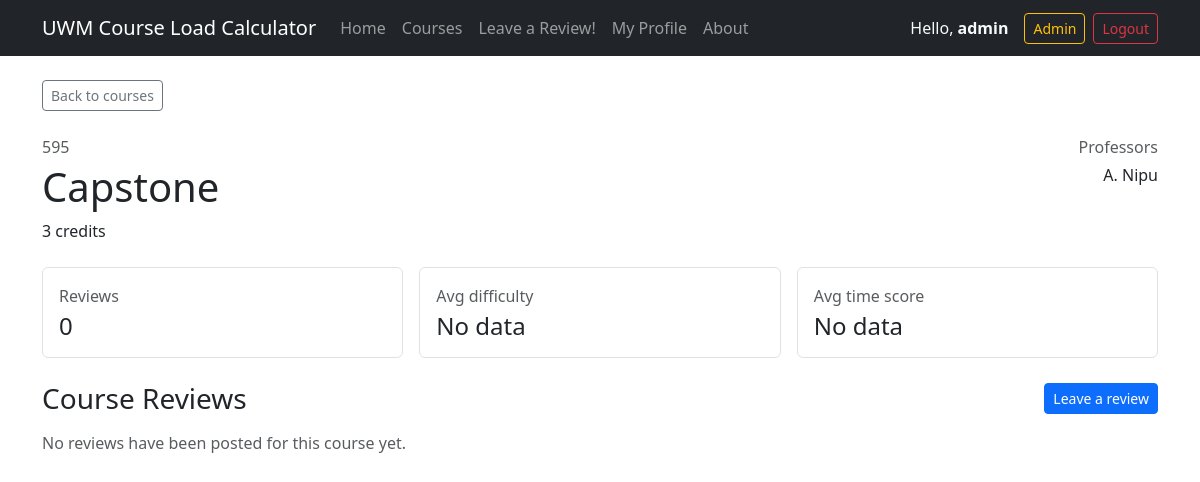
Screenshot of /courses/1/ (signed in) with the database file from the repository.
### main/models.py (models this page shows, shortened)
class User(AbstractUser):
    user_major = models.ForeignKey(
        Major,
        on_delete=models.SET_NULL,
        null=True,
        blank=True
    )

class Course(models.Model):
    course_name = models.CharField(max_length=100, unique=False)
    course_code = models.CharField(max_length=100, unique=True)
    course_credits = models.IntegerField()
    course_professors = models.ManyToManyField(Professor)
    course_details = models.TextField(blank=True)

class Professor(models.Model):
    professor_name = models.CharField(max_length=100, unique=True)

### main/views.py (the view)
# urls.py: path('courses/<int:course_id>/', views.course_detail, name='course_detail'),
def course_detail(request, course_id):
    course = get_object_or_404(
        Course.objects.prefetch_related('course_professors'),
        pk=course_id
    )
    reviews = Review.objects.filter(review_course=course).select_related(
        'review_professor',
        'review_user__user_major'
    ).order_by('-review_date', '-id')
    review_stats = reviews.aggregate(
        review_count=Count('id'),
        average_difficulty=Avg('difficulty_score'),
        average_time=Avg('time_score')
    )
    return render(request, 'course_detail.html', {
        'course': course,
        'reviews': reviews,
        'review_stats': review_stats
    })

### templates/course_detail.html (shortened to what this page needs)
{% extends "base.html" %}
{% block content %}
<div class="mb-4">
    <a href="{% url 'search' %}" class="btn btn-outline-secondary btn-sm">
        Back to courses
    </a>
</div>
<section class="mb-4">
    <div class="d-flex flex-column flex-md-row justify-content-between gap-3">
        <div>
            <p class="text-muted mb-1">{{ course.course_code }}</p>
            <h1 class="mb-2">{{ course.course_name }}</h1>
            <p class="mb-0">
                {{ course.course_credits }} credit{{ course.course_credits|pluralize }}
            </p>
        </div>
        <div class="text-md-end">
            <p class="text-muted mb-1">Professors</p>
            <p class="mb-0">
                {% for professor in course.course_professors.all %}
                    {{ professor.professor_name }}{% if not forloop.last %}, {% endif %}
                {% empty %}
                    No professor listed
                {% endfor %}
            </p>
        </div>
    </div>
</section>
<section class="row g-3 mb-4">
    <div class="col-md-4">
        <div class="border rounded p-3 h-100">
            <p class="text-muted mb-1">Reviews</p>
            <h2 class="h4 mb-0">{{ review_stats.review_count }}</h2>
        </div>
    </div>
    <div class="col-md-4">
        <div class="border rounded p-3 h-100">
            <p class="text-muted mb-1">Avg difficulty</p>
            <h2 class="h4 mb-0">
                {% if review_stats.average_difficulty %}
                    {{ review_stats.average_difficulty|floatformat:1 }} / 5
                {% else %}
                    No data
                {% endif %}
            </h2>
        </div>
    </div>
    <div class="col-md-4">
        <div class="border rounded p-3 h-100">
            <p class="text-muted mb-1">Avg time score</p>
            <h2 class="h4 mb-0">
                {% if review_stats.average_time %}
                    {{ review_stats.average_time|floatformat:1 }} / 5
                {% else %}
                    No data
                {% endif %}
            </h2>
        </div>
    </div>
</section>
<section>
    <div class="d-flex justify-content-between align-items-center mb-3">
        <h2 class="h3 mb-0">Course Reviews</h2>
        <a href="{% url 'review' %}" class="btn btn-primary btn-sm">Leave a review</a>
    </div>
    {% for review in reviews %}
        <article class="card mb-3">
            <div class="card-body">
                <div class="d-flex flex-column flex-md-row justify-content-between gap-2 mb-2">
                    <div>
                        <h3 class="h5 mb-1">{{ review.review_professor.professor_name }}</h3>
                        <p class="text-muted mb-0">
                            {{ review.review_user.username }}{% if review.review_user.user_major %}, {{ review.review_user.user_major.major_name }}{% endif %}
                        </p>
                    </div>
                    <p class="text-muted mb-0">{{ review.review_date }}</p>
                </div>
                <div class="d-flex flex-wrap gap-2 mb-3">
                    <span class="badge bg-secondary">Difficulty {{ review.difficulty_score }}/5</span>
                    <span class="badge bg-secondary">Time {{ review.time_score }}/5</span>
                </div>
                <p class="mb-0">{{ review.review_text }}</p>
            </div>
        </article>
    {% empty %}
        <p class="text-muted">No reviews have been posted for this course yet.</p>
    {% endfor %}
</section>
{% endblock %}

### templates/base.html (shortened to what this page needs)
<!DOCTYPE html>
<html lang="en">
<head>
    <link
        href="https://cdn.jsdelivr.net/npm/bootstrap@5.3.3/dist/css/bootstrap.min.css"
        rel="stylesheet"
    >
    <link rel="stylesheet" href="https://cdn.jsdelivr.net/npm/bootstrap-icons@1.11.3/font/bootstrap-icons.min.css">
</head>
<body>
    <nav class="navbar navbar-expand-lg navbar-dark bg-dark">
        <div class="container">
            <a class="navbar-brand" href="/">
                UWM Course Load Calculator
            </a>
            <div class="collapse navbar-collapse" id="navbarNav">
                <ul class="navbar-nav me-auto">
                    <li class="nav-item">
                        <a class="nav-link" href="/">
                            Home
                        </a>
                    </li>
                    <li class="nav-item">
                        <a class="nav-link" href="{% url 'search' %}">
                            Courses
                        </a>
                    </li>
                    <li class="nav-item">
                        <a class="nav-link" href="{% url 'review' %}">
                            Leave a Review!
                        </a>
                    </li>
                    <li class="nav-item">
                        <a class="nav-link" href="{% url 'my_profile' %}">
                            My Profile
                        </a>
                    </li>
                    <li class="nav-item">
                        <a class="nav-link" href="{% url 'about' %}">
                            About
                        </a>
                    </li>
                </ul>
                    <ul class="navbar-nav align-items-center">
                        {% if user.is_authenticated %}
                            <li class="nav-item me-3">
                                <span class="navbar-text text-light">
                                Hello, <strong>{{ user.username }}</strong>
                            </span>
                        </li>
                            {% if user.is_staff %}
                                <li class="nav-item me-2">
                                <a class="btn btn-sm btn-outline-warning" href="/admin/">Admin</a>
                        </li>
                             {% endif %}
                                 <li class="nav-item">
                                 <a class="btn btn-sm btn-outline-danger" href="{% url 'logout' %}">Logout</a>
                        </li>
                    {% endif %}
                </ul>
            </div>
        </div>
    </nav>
    <main class="container mt-4">
        {% block content %}
        {% endblock %}
    </main>
</body>
</html>

### rows the page displays
User: username "admin"
Course: course_code "595", course_name "Capstone", course_credits "3"
Professor: professor_name "A. Nipu"

### other values shown
{{ review_stats.review_count }} "0"
